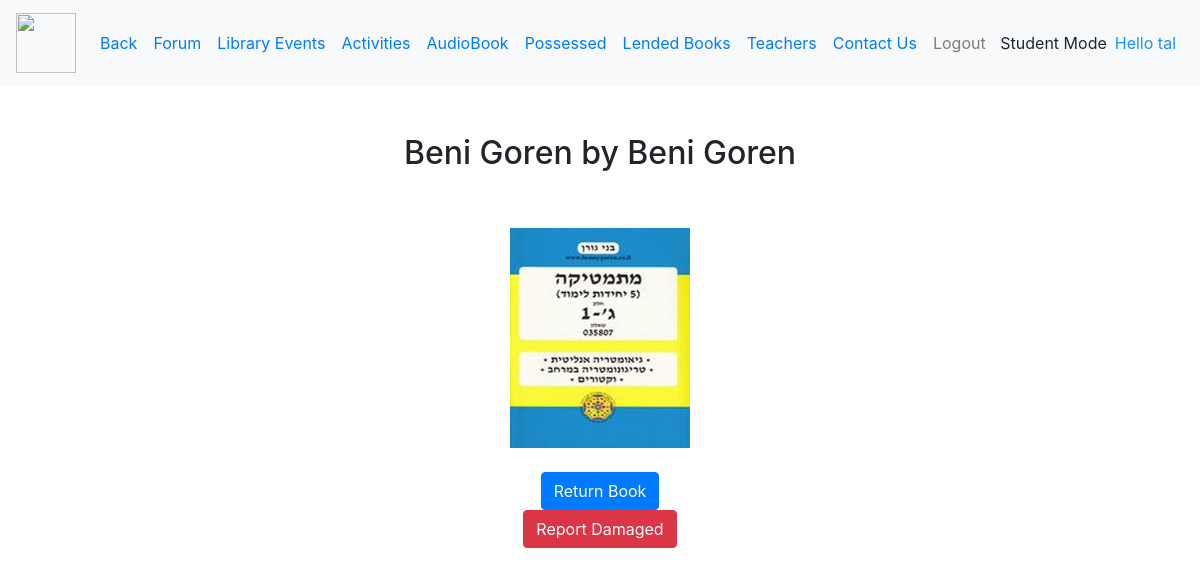
The app's page /Me/Student/Possesses/ (signed in) with its own data.
### book_catalog/models.py (models this page shows, shortened)
class Book (models.Model):
    name = models.CharField(max_length=50)
    author_name = models.CharField(max_length=50)
    summary = models.TextField(max_length=500)
    image = models.ImageField(upload_to='book_catalog/images', default='book_catalog/images/defult.png')
    available = models.BooleanField(default=True)
    librarian_favourite = models.BooleanField(default=False)
    study_book = models.BooleanField(default=False)
    key_words =models.CharField(max_length=100)
    GENRE_CHOICES = (
        ('Drama','Drama'),('Roman','Roman'),
        ('Fantasy','Fantasy'),('Mystery','Mystery'),
        ('Poetry','Poetry'),('Short story','Short story'),
        ('Thriller','Thriller'),('Science fiction','Science fiction'),
        ('Horror', 'Horror'),('Fairytale','Fairytale'),
        ('Comic book', 'Comic book'), ('Adventure', 'Adventure'),
        ('Food', 'Food'),('Study Book', 'Study Book')
        )
    adult_only = models.BooleanField(default=False)
    kids = models.BooleanField(default=False)
    genre = models.CharField(default=True,max_length=100, choices=GENRE_CHOICES)
    posses = models.BooleanField(default=False)
    takenout = models.BooleanField(default=False)
    returned = models.BooleanField(default=True)
    Is_Damaged=models.BooleanField(default=False)
    Damage_Description=models.TextField(max_length=200,default=None,blank=True,null=True)
    Grade_CHOICES = (
        (1, 1), (2, 2),(3, 3),(4, 4),(5, 5),(6, 6),(7, 7),(8, 8),(9, 9),(10, 10),(11, 11),(12, 12)
    )
    Grade = models.IntegerField(default=None, max_length=100, choices=Grade_CHOICES,null=True,blank=True)
    Take_Date=models.DateField(default=None,null=True,blank=True)

### mepage/views.py (the view)
# urls.py: path('Student/Possesses/', views.mestudentpossesses, name="mestudentpossesses"),
@user_passes_test(is_student)
def mestudentpossesses(request):
    possessBooks = request.user.student.Studentposses.all()
    return render(request, 'mepage/student/possessedbooks.html', {"possessBooks": possessBooks})

### mepage/views.py (called while the page is built)
def is_student(user):
    try:
        return user.is_authenticated and user.student is not None
    except Student.DoesNotExist:
        return False

### book_catalog/templates/mepage/student/possessedbooks.html (shortened to what this page needs)
{% extends "mepage/student/stylestudent.html" %}
{% block content %}
{% if possessBooks|length == 0 %}
    <h2>You Don't Own Any Books.</h2>
{% else %}
{% for book in  possessBooks%}
<link rel="stylesheet" href="https://cdn.jsdelivr.net/npm/bootstrap@4.5.3/dist/css/bootstrap.min.css">
<div class="container text-center">
    <br>
    <br>
    <h2>{{ book.name }} by
    {{ book.author_name }}</h2>
    <br>
    <br>
    <img src="{{ book.image.url }}" height="220" width="180">
    <br>
    <br>
    {% if book.takenout == False %}
        <button class="btn btn-warning" type="submit">Waiting For Admin Confirmation</button>
        <form method="POST" action="{% url 'meStudentReturn' book.id %}" >
    {% csrf_token %}
        <button class="btn btn-primary" name="cancelrequest" type="submit">Cancel Request</button>
    </form>
    {% else %}
        {% if book.returned == False  %}
            <button class="btn btn-warning" type="submit">Waiting For Admin Confirmation</button>
        <form method="POST" action="{% url 'meStudentReturn' book.id %}" >
    {% csrf_token %}
        <button class="btn btn-primary" name="cancelreturn" type="submit">Cancel Request</button>
    </form>
            {% else %}
    <form method="POST" action="{% url 'meStudentReturn' book.id %}" >
        <button class="btn btn-primary" type="submit">Return Book</button>
    </form>
{% endif %}
{% if not book.Is_Damaged and book.returned == True %}
    <form method="POST" action="{% url 'meStudentDamage' book.id %}">
        <button class="btn btn-danger" type="submit">Report Damaged</button>
    </form>
{% endif %}
    {% endif %}
    <br>
    <br>
{% endfor %}
    {% endif %}
</div>
{% endblock %}

### book_catalog/templates/mepage/student/stylestudent.html (shortened to what this page needs)
<!doctype html>
<html lang="en">
  <head>
<link rel="stylesheet" href="https://cdn.jsdelivr.net/npm/bootstrap@4.5.3/dist/css/bootstrap.min.css">
  </head>
<nav class="navbar navbar-expand-lg navbar-light bg-light sticky-top">
    {% load static %}
<a class="navbar-brand" href="{% url "homepage" %}"><img src="{% static 'book_catalog/defult.png' %}" height="60" width="60" href="{% url "homepage" %}"></a>
  <div class="collapse navbar-collapse" id="navbarSupportedContent">
    <ul class="navbar-nav mr-auto">
      <li class="nav-item active">
        <a class="nav-link text-primary" href="{% url "homepage" %}">Back <span class="sr-only" href="{% url "homepage" %}">home</span></a>
      </li>
      <li class="nav-item"  href="{% url "mestudent" %}">
        <a class="nav-link text-primary text size-12" href="{% url "Forum" %}">Forum</a>
      </li>
      <li class="nav-item" href="{% url "mestudentevents" %}">
        <a class="nav-link text-primary" href="{% url 'mestudentevents' %}">Library Events</a>
      </li>
    <li class="nav-item" href="{% url "activity" %}">
        <a class="nav-link text-primary" href="{% url 'activity' %}">Activities</a>
      </li>
    <li class="nav-item" href="{% url "audobooks" %}">
        <a class="nav-link text-primary" href="{% url 'audobooks' %}">AudioBook</a>
      </li>
        {% if user.is_authenticated %}
            <li class="nav-item"  href="{% url "mestudentpossesses" %}">
        <a class="nav-link text-primary text size-12" href="{% url "mestudentpossesses" %}">Possessed</a>
      </li>
            <li class="nav-item" href="{% url "melendedbooks" %}">
        <a class="nav-link text-primary" href="{% url 'melendedbooks' %}">Lended Books</a>
      </li>
            <li class="nav-item" href="{% url "teachers" %}">
        <a class="nav-link text-primary" href="{% url 'teachers' %}">Teachers</a>
      </li>
            <li class="nav-item" href="{% url "contact" %}">
        <a class="nav-link text-primary" href="{% url 'contact' %}">Contact Us</a>
      </li>
            <li class="nav-item"  href="{% url "logoutuser" %}">
        <a href="#" onclick="$('#signOutBtn').click()" class="nav-link">Logout</a>
      </li>
        {% endif %}
     </ul>
  <form class="form-inline">
     {% if user.student %}
          <h7 style="text-align:center">Student Mode </h7> &ensp;
      {% elif user.adult %}
      <h7 style="text-align:center">Adult Mode </h7> &ensp;
      {% elif user.superuser %}
      <h7 style="text-align:center">Admin Mode </h7> &ensp;
{% endif %}
      </form>
  <form class="form-inline">
      {% if user.is_authenticated %}
          <h7 style="color: dodgerblue">Hello {{ user.username }} </h7> &ensp;
{% endif %}
  </form>
  </div>
</nav>
{%  block content %}{% endblock %}
</html>

### records on screen
Book: name "Beni Goren", author_name "Beni Goren", image (picture), takenout "Return Book"

### other values on screen
{{ user.username }} "tal"
